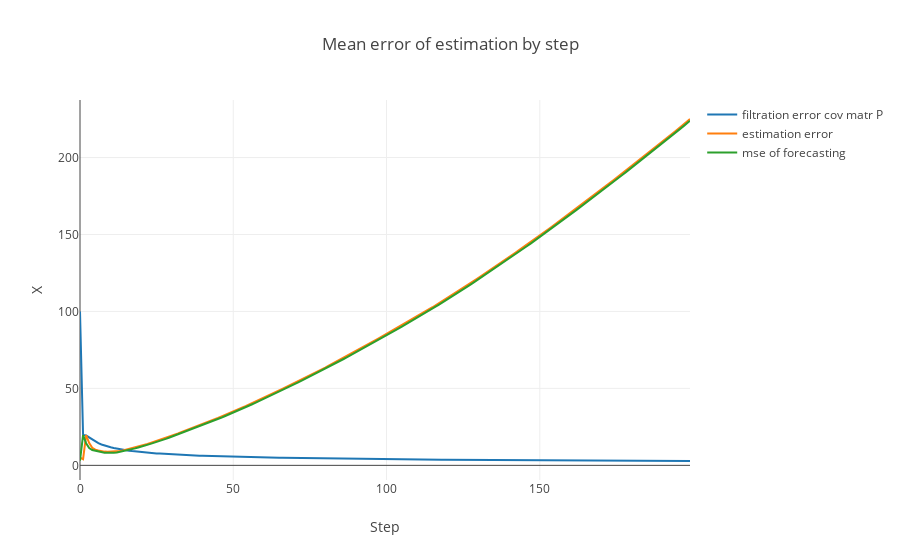

Write notebook code for a chart like this one.
### Code cell
data = [
    go.Scatter(
        y=P_filtered,
        name='filtration error cov matr P'
    ),
    go.Scatter(
        y=error_e,
        name='estimation error'
    ),
    go.Scatter(
        y=error_f,
        name='mse of forecasting'
    ),
]

layout= go.Layout(
    title= 'Mean error of estimation by step',
    xaxis= dict(
        title= 'Step',
    ),
    yaxis=dict(
        title= 'X',
    ),
    showlegend= True
)
fig= go.Figure(data=data, layout=layout)
iplot(fig)

### Figure 1 — Plotly figure (JSON) as saved in the notebook; plotly's stock layout.template omitted (floating-point values rounded to 4 significant figures; data arrays with more than 128 entries replaced by an {"elided": "..."} marker saying what was removed)
{"data": [{"name": "filtration error cov matr P", "type": "scatter", "uid": "940819d4-3438-11e9-ac83-20c9d081d2d3", "y": {"elided": "200 float values"}}, {"name": "estimation error", "type": "scatter", "uid": "94081d58-3438-11e9-80ff-20c9d081d2d3", "y": {"elided": "200 float values"}}, {"name": "mse of forecasting", "type": "scatter", "uid": "94081fba-3438-11e9-9935-20c9d081d2d3", "y": {"elided": "200 float values"}}], "layout": {"showlegend": true, "title": "Mean error of estimation by step", "xaxis": {"title": "Step"}, "yaxis": {"title": "X"}}}
